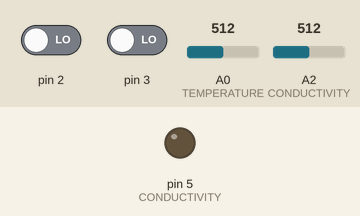
A sketch run on a simulated Arduino Uno, built with avr-gcc and run on an emulated ATmega328P. Shown: output pins drawn as LEDs (lit = HIGH). Inputs (shaded band) come from the test bench; at power-on: pin 2 LOW, A2 (CONDUCTIVITY) = 512, pin 3 LOW, A0 (TEMPERATURE) = 512. What the sketch prints to the serial monitor is not drawn.

Above: at 1.2 s.
1.3 s: pin 2 driven HIGH
At 1.9 s:
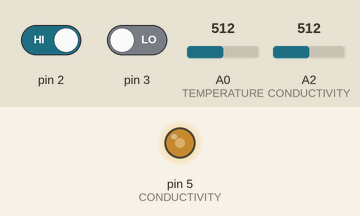
2.8 s: A2 (CONDUCTIVITY) set to 716
At 4.0 s:
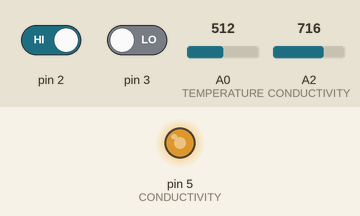
4.3 s: A2 (CONDUCTIVITY) set to 900
At 5.4 s:
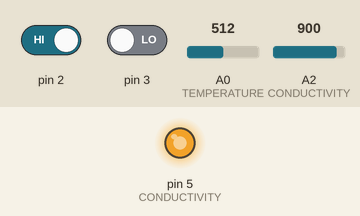
5.8 s: A2 (CONDUCTIVITY) set to 122
At 6.5 s:
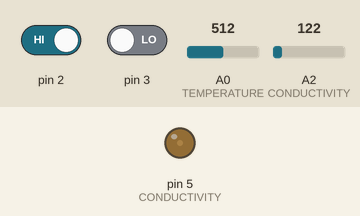
7.3 s: pin 3 driven HIGH
At 7.7 s:
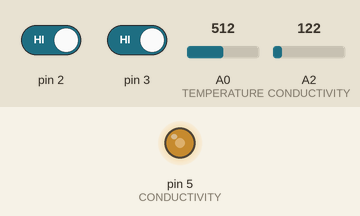
8.8 s: pin 3 driven LOW
At 10.0 s:
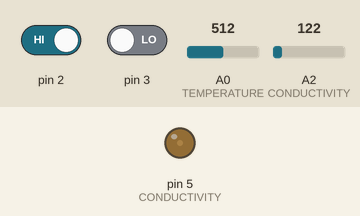
Timing chart, 0 to 11.3 s (numbered marks = the images above; inputs shaded):
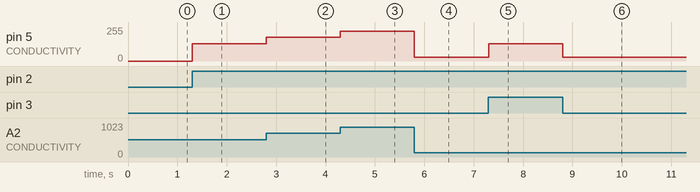

The sketch:

ARDUINO_CODIGO_PROTOTIPO.ino
```cpp
int nodemcu_one = 0;
int nodemcu_two = 0;
float send_val = 0;

void setup() {

  pinMode( A0, INPUT ); //TEMPERATURE
  pinMode( A1, INPUT ); //PH
  pinMode( A2, INPUT ); //CONDUCTIVITY
  pinMode( 5, OUTPUT ); //CONDUCTIVITY
  pinMode( 2, INPUT ); //16
  pinMode( 3, INPUT ); //5
  Serial.begin( 115200 );

}

void loop() {

 nodemcu_one = digitalRead( 2 );//16
 nodemcu_two = digitalRead( 3 );//5

 Serial.print(nodemcu_one);
 Serial.println(nodemcu_two);

 if( ( nodemcu_one == 1 ) && ( nodemcu_two == 1 ) )//temperatura
 {
  send_val = analogRead( A0 );
 }

  if( ( nodemcu_one == 0 ) && ( nodemcu_two == 1 ) )//ph
 {
  send_val = analogRead( A1 );
 }

  if( ( nodemcu_one == 1 ) && ( nodemcu_two == 0 ) )//salinidad
 {
  send_val = analogRead( A2 );
 }

   if( ( nodemcu_one == 0 ) && ( nodemcu_two == 0 ) )
 {
    send_val = 0;
 }

 send_val = send_val / 4;
 Serial.println( send_val );
 analogWrite( 5, send_val );

}
```

Measured:
- after the input at 1.3 s, pin 5 (CONDUCTIVITY): 0/255 → 128/255 at once
- after the input at 2.8 s, pin 5 (CONDUCTIVITY): 128/255 → 179/255 at once
- after the input at 4.3 s, pin 5 (CONDUCTIVITY): 179/255 → 225/255 at once
- after the input at 5.8 s, pin 5 (CONDUCTIVITY): 225/255 → 30/255 at once
- after the input at 7.3 s, pin 5 (CONDUCTIVITY): 30/255 → 128/255 at once
- after the input at 8.8 s, pin 5 (CONDUCTIVITY): 128/255 → 30/255 at once
